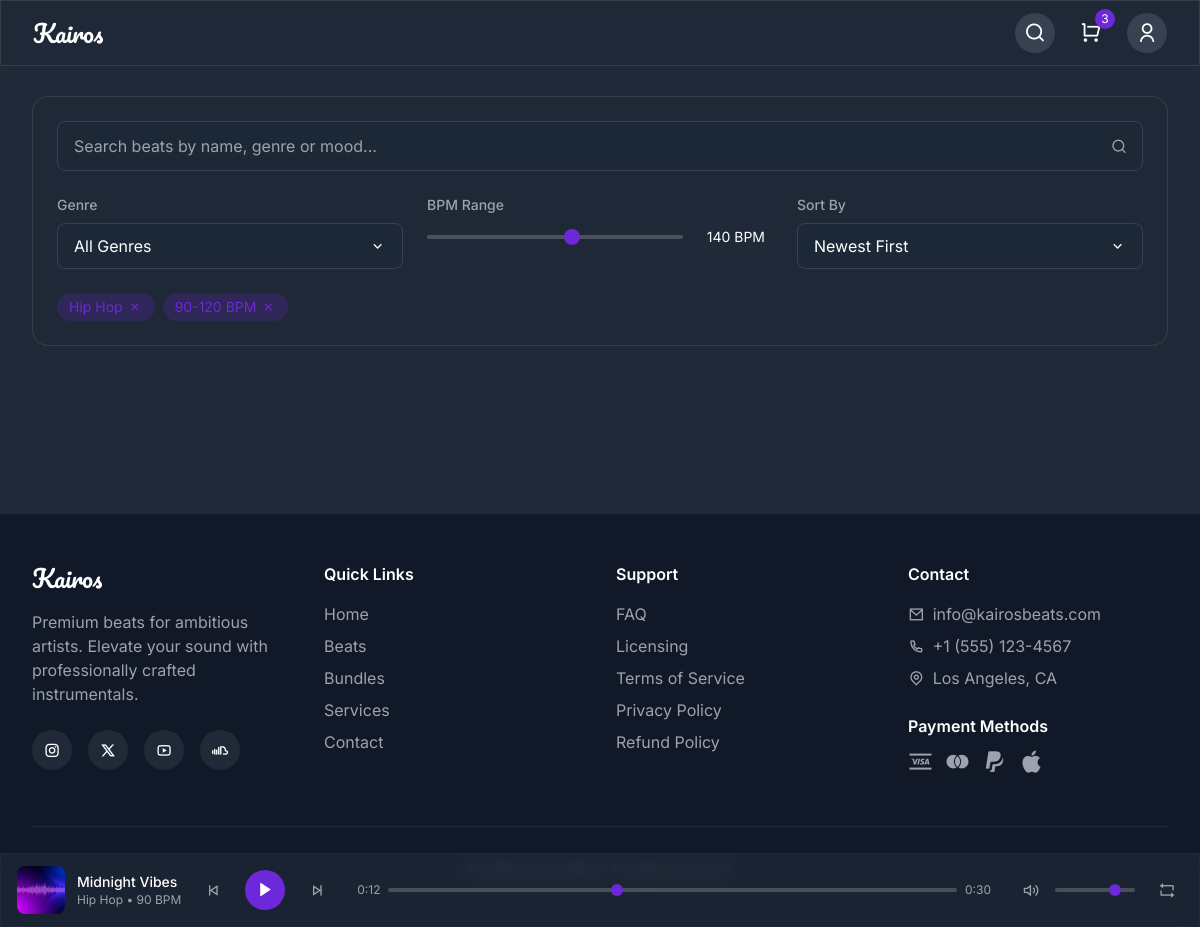
Before: /beats/ with the older database file.
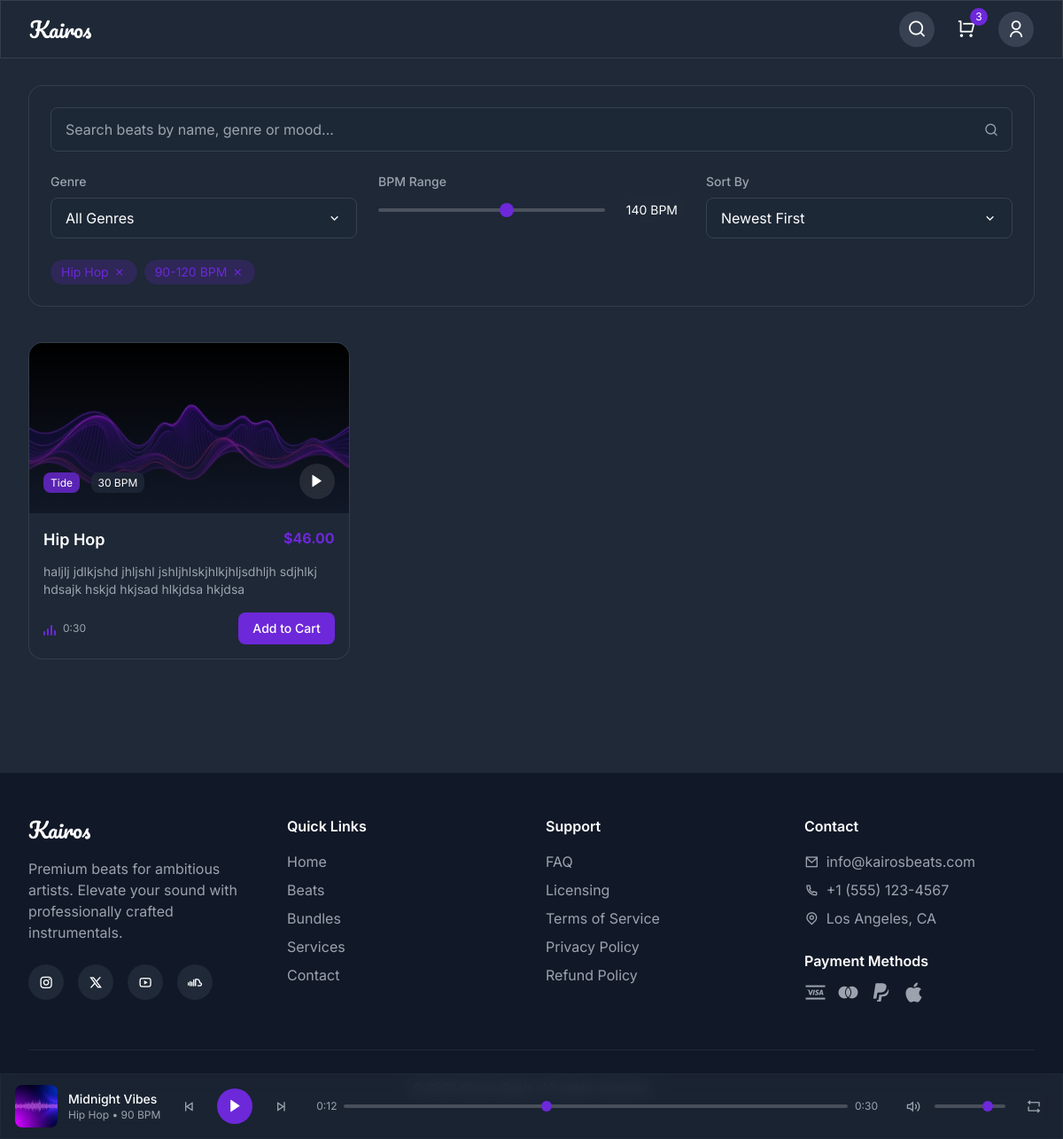
After: the same page with the newer database file.
### store/models.py (models this page shows, shortened)
class Beat(models.Model):
    title = models.CharField(max_length=200)
    genre = models.CharField(max_length=100)
    bpm = models.IntegerField()
    price = models.DecimalField(max_digits=10, decimal_places=2)
    description = models.TextField()
    image = models.ImageField(upload_to='beats/')
    audio_file = models.FileField(upload_to='beats/audio/')
    duration = models.DurationField()
    created_at = models.DateTimeField(auto_now_add=True)
    updated_at = models.DateTimeField(auto_now=True)
    is_featured = models.BooleanField(default=False)
    is_new_release = models.BooleanField(default=False)
    is_active = models.BooleanField(default=True, null=True, blank=True)
    class Meta:
        ordering = ['-created_at']
    def get_image_url(self):
        if self.image:
            return self.image.url
        return '/static/images/default-beat.jpg'

### store/views.py (the view)
# urls.py: path('beats/', views.beats, name='beats'),
def beats(request):
    search_query = request.GET.get('search', '')
    genre = request.GET.get('genre', '')
    bpm_min = request.GET.get('bpm_min', '')
    bpm_max = request.GET.get('bpm_max', '')
    sort_by = request.GET.get('sort', '-created_at')
    beats = Beat.objects.filter(is_active=True)
    if search_query:
        beats = beats.filter(
            Q(title__icontains=search_query) |
            Q(genre__icontains=search_query) |
            Q(description__icontains=search_query)
        )
    if genre:
        beats = beats.filter(genre=genre)
    if bpm_min:
        beats = beats.filter(bpm__gte=bpm_min)
    if bpm_max:
        beats = beats.filter(bpm__lte=bpm_max)
    if sort_by == 'price_asc':
        beats = beats.order_by('price')
    elif sort_by == 'price_desc':
        beats = beats.order_by('-price')
    elif sort_by == 'bpm_asc':
        beats = beats.order_by('bpm')
    elif sort_by == 'bpm_desc':
        beats = beats.order_by('-bpm')
    else:  # Default to newest first
        beats = beats.order_by('-created_at')
    genres = Beat.objects.filter(is_active=True).values_list('genre', flat=True).distinct()
    context = {
        'beats': beats,
        'genres': genres,
        'search_query': search_query,
        'selected_genre': genre,
        'bpm_min': bpm_min,
        'bpm_max': bpm_max,
        'sort_by': sort_by,
    }
    return render(request, 'beats.html', context)

### templates/beats.html (shortened to what this page needs)
{% extends 'base.html' %}
{% load static %}
{% block content %}
<main class="pt-24 pb-32">
  <section class="max-w-7xl mx-auto px-4 sm:px-6 lg:px-8 mb-10">
    <div class="glass rounded-lg p-6">
      <div class="relative mb-6">
        <input type="text" placeholder="Search beats by name, genre or mood..." class="w-full bg-gray-800/50 border border-gray-700 text-white px-4 py-3 pr-10 rounded focus:outline-none focus:ring-2 focus:ring-primary focus:border-transparent">
        <div class="absolute right-3 top-1/2 transform -translate-y-1/2 w-6 h-6 flex items-center justify-center">
          <i class="ri-search-line text-gray-400"></i>
        </div>
      </div>
      <div class="grid grid-cols-1 md:grid-cols-3 gap-6">
        <div>
          <label class="block text-sm font-medium text-gray-400 mb-2">Genre</label>
          <div class="relative">
            <button class="w-full bg-gray-800/50 border border-gray-700 text-white px-4 py-2.5 rounded text-left flex justify-between items-center focus:outline-none focus:ring-2 focus:ring-primary">
              <span>All Genres</span>
              <i class="ri-arrow-down-s-line"></i>
            </button>
          </div>
        </div>
        <div>
          <label class="block text-sm font-medium text-gray-400 mb-2">BPM Range</label>
          <div class="flex items-center gap-4">
            <input type="range" min="60" max="200" value="140" class="bpm-range flex-grow">
            <span class="text-white bg-gray-800 px-2 py-1 rounded text-sm">140 BPM</span>
          </div>
        </div>
        <div>
          <label class="block text-sm font-medium text-gray-400 mb-2">Sort By</label>
          <div class="relative">
            <button class="w-full bg-gray-800/50 border border-gray-700 text-white px-4 py-2.5 rounded text-left flex justify-between items-center focus:outline-none focus:ring-2 focus:ring-primary">
              <span>Newest First</span>
              <i class="ri-arrow-down-s-line"></i>
            </button>
          </div>
        </div>
      </div>
      <div class="flex flex-wrap gap-2 mt-6">
        <div class="bg-primary/20 text-primary px-3 py-1 rounded-full text-sm flex items-center gap-1">
          Hip Hop
          <button class="w-4 h-4 flex items-center justify-center">
            <i class="ri-close-line"></i>
          </button>
        </div>
        <div class="bg-primary/20 text-primary px-3 py-1 rounded-full text-sm flex items-center gap-1">
          90-120 BPM
          <button class="w-4 h-4 flex items-center justify-center">
            <i class="ri-close-line"></i>
          </button>
        </div>
      </div>
    </div>
  </section>
  <section class="max-w-7xl mx-auto px-4 sm:px-6 lg:px-8">
    <div class="grid grid-cols-1 md:grid-cols-2 lg:grid-cols-3 gap-6">
      {% for beat in beats %}
        {% include 'components/beat_card.html' with beat=beat %}
      {% endfor %}
    </div>
  </section>
</main>
{% endblock %}

### templates/components/beat_card.html (shortened to what this page needs)
{% load static %}
<div class="glass-card rounded-lg overflow-hidden">
  <div class="relative h-48 bg-gray-800">
    <img src="{{ beat.get_image_url }}" alt="{{ beat.title }}" class="w-full h-full object-cover" />
    <div class="absolute inset-0 bg-gradient-to-t from-gray-900 to-transparent"></div>
    <div class="absolute bottom-4 left-4 right-4 flex justify-between items-center">
      <div>
        <span class="bg-primary/80 text-white text-xs px-2 py-1 rounded">{{ beat.genre }}</span>
        <span class="bg-gray-800/80 text-white text-xs px-2 py-1 rounded ml-2">{{ beat.bpm }} BPM</span>
      </div>
      <button class="w-10 h-10 bg-white/10 rounded-full flex items-center justify-center backdrop-blur-sm hover:bg-white/20 transition-colors">
        <i class="ri-play-fill text-white ri-lg"></i>
      </button>
    </div>
  </div>
  <div class="p-4">
    <div class="flex justify-between items-start mb-3">
      <h3 class="text-lg font-semibold text-white">{{ beat.title }}</h3>
      <span class="text-primary font-bold">${{ beat.price }}</span>
    </div>
    <p class="text-gray-400 text-sm mb-4">{{ beat.description }}</p>
    <div class="flex justify-between items-center">
      <div class="flex items-center gap-2">
        <div class="equalizer">
          <span style="height: 5px"></span>
          <span style="height: 8px"></span>
          <span style="height: 12px"></span>
          <span style="height: 6px"></span>
        </div>
        <span class="text-xs text-gray-400">0:30</span>
      </div>
      <button
        onclick="handleAddToCart({{ beat.id }}, '{{ beat.title }}')"
        class="bg-primary hover:bg-primary/90 text-white px-4 py-2 rounded-button text-sm font-medium transition-colors whitespace-nowrap"
      >
        Add to Cart
      </button>
    </div>
  </div>
</div>

Changed rows visible on the page:
added Beat: get_image_url (picture), genre "Tide", bpm "30", title "Hip Hop", price "46.00", description "haljlj jdlkjshd jhljshl jshljhlskjhlkjhljsdhljh sdjhlkj hdsajk hskjd hkjsad hlkjdsa hkjdsa"
